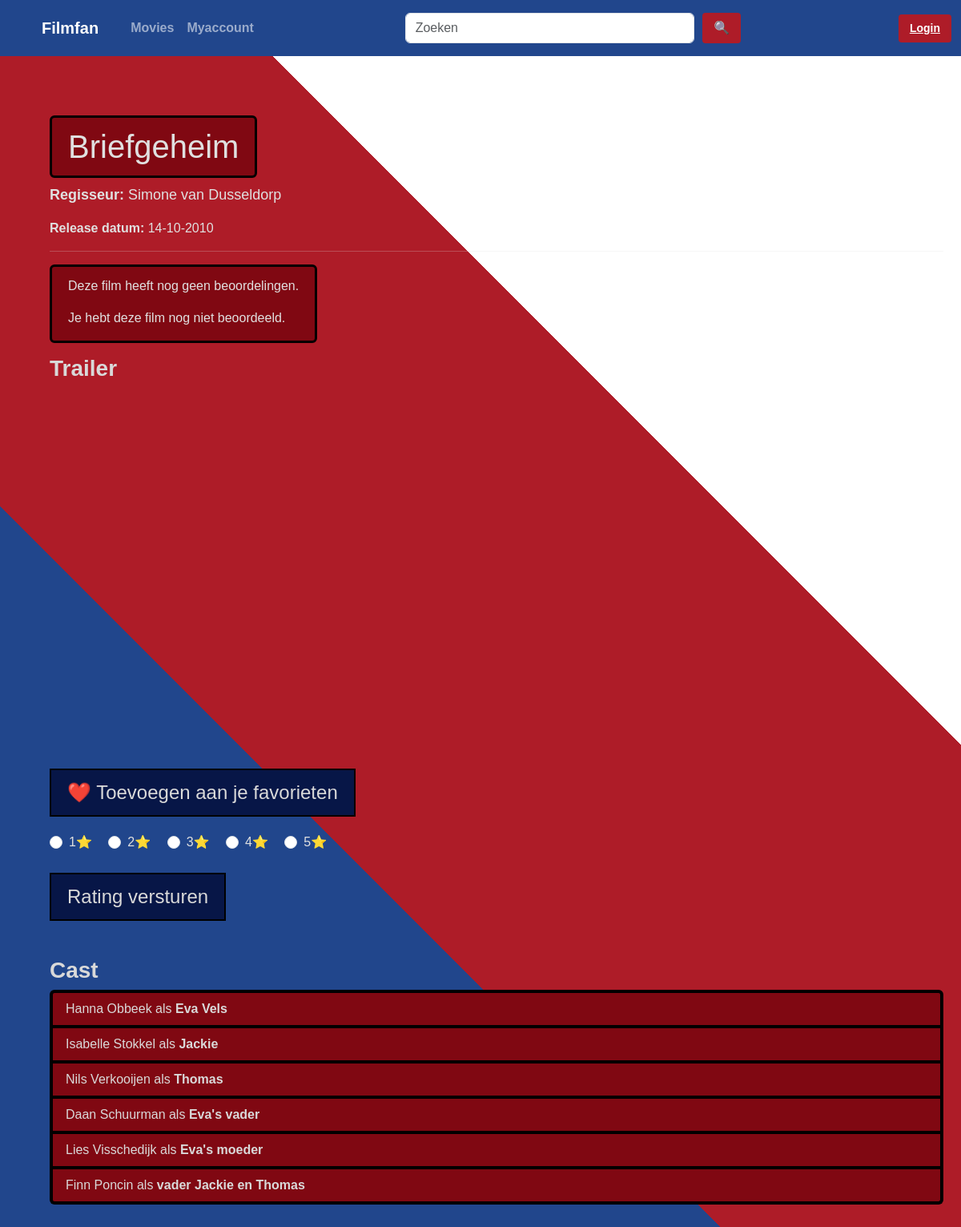
The app's page /film/14 with its own data.
### app/models.py (models this page shows, shortened)
class Film(db.Model):
    id: Mapped[int] = mapped_column(primary_key=True)
    title: Mapped[str] = mapped_column(Text)
    regisseur_id: Mapped[int] = mapped_column(ForeignKey("regisseur.id"))
    release_datum: Mapped[date] = mapped_column(Date, nullable=False)
    trailer_url: Mapped[str] = mapped_column(Text, nullable=False)
    regisseur = relationship("Regisseur", back_populates="films")
    rollen = relationship("Rol", back_populates="film")
    favorite_links = relationship("Favorite", back_populates="film")
    ratings = relationship("Rating", back_populates="film")

class Regisseur(db.Model):
    id: Mapped[int] = mapped_column(primary_key=True)
    voornaam: Mapped[str] = mapped_column(Text)
    achternaam: Mapped[str] = mapped_column(Text)
    films = relationship("Film", back_populates="regisseur")

class Rol(db.Model):
    id: Mapped[int] = mapped_column(primary_key=True)
    acteur_id: Mapped[int] = mapped_column(ForeignKey("acteur.id"))
    film_id: Mapped[int] = mapped_column(ForeignKey("film.id"))
    personage: Mapped[str] = mapped_column(Text)
    acteur = relationship("Acteur", back_populates="rollen")
    film = relationship("Film", back_populates="rollen")

class Acteur(db.Model):
    id: Mapped[int] = mapped_column(primary_key=True)
    voornaam: Mapped[str] = mapped_column(Text)
    achternaam: Mapped[str] = mapped_column(Text)
    rollen = relationship("Rol", back_populates="acteur")

### app/views/main.py (the view)
@bp.route("/film/<int:film_id>")
def film_pagina(film_id):
    film = Film.query.get_or_404(film_id)
    regisseur = Regisseur.query.get(film.regisseur_id)
    rollen = Rol.query.filter_by(film_id=film_id).all()
    rollen_met_acteurs = []
    for rol in rollen:
        acteur = Acteur.query.get(rol.acteur_id)
        rollen_met_acteurs.append({
            "personage": rol.personage,
            "acteur": acteur
        })
    query_avg = db.select(db.func.avg(Rating.value)).where(Rating.film_id == film_id)
    avg_result = db.session.execute(query_avg).scalar()
    average_rating = round(avg_result, 1) if avg_result else None
    user_id = session.get("user_id")
    query_user = db.select(Rating.value).where(Rating.film_id == film_id).where(Rating.user_id == user_id)
    user_rating = db.session.execute(query_user).scalar_one_or_none()
    return render_template(
        "film.html",
        film=film,
        regisseur=regisseur,
        rollen=rollen_met_acteurs,
        average_rating=average_rating,
        user_rating=user_rating
    )

### app/templates/film.html (shortened to what this page needs)
{% extends "template.html" %}
{% block stylesheet %}
<link rel="stylesheet" href="{{ url_for ('static', filename='css/template.css') }}">
<link rel="stylesheet" href="{{ url_for('static', filename='css/film.css') }}">
{% endblock %}
{% block content %}
<div class="container mt-4">
    <h1 class="jumbotron">{{ film.title}}</h1>
    <p class="film-info">
        <strong>Regisseur:</strong>
        {{ regisseur.voornaam }} {{ regisseur.achternaam }}
    </p>
    <p>
        <strong>Release datum:</strong>
        {{ film.release_datum.strftime("%d-%m-%Y") }}
    </p>
    <hr>
    <div class="jumbotron" id = "padding-lowered">
        {% if average_rating %}
        <p>Gemiddelde beoordeling: <strong>{{ average_rating }}</strong> ⭐</p>
        {% else %}
        <p>Deze film heeft nog geen beoordelingen.</p>
        {% endif %}
        {% if user_rating %}
        <p>Jouw beoordeling: <strong>{{ user_rating }}</strong> ⭐</p>
        {% else %}
        <p>Je hebt deze film nog niet beoordeeld.</p>
        {% endif %}
    </div>
    <h3> <strong>Trailer</strong> </h3>
    <div style="max-width: 800px;">
        <div class="ratio ratio-16x9 mb-4">
            <iframe src="https://www.youtube.com/embed/{{ film.trailer_url }}" allowfullscreen>
            </iframe>
        </div>
    </div>
    <form action="/favorite/{{ film.id }}" method="POST">
        <button type="submit" class="favorite-btn">
            ❤️ Toevoegen aan je favorieten
        </button>
    </form>
    <div class="review-rating">
        <form action="/review/{{ film.id }}" method="POST">
            <div class="form-check form-check-inline">
                <input class="form-check-input" type="radio" name="rating" id="star1" value="1">
                <label class="form-check-label" for="star1">1⭐</label>
            </div>
            <div class="form-check form-check-inline">
                <input class="form-check-input" type="radio" name="rating" id="star2" value="2">
                <label class="form-check-label" for="star2">2⭐</label>
            </div>
            <div class="form-check form-check-inline">
                <input class="form-check-input" type="radio" name="rating" id="star3" value="3">
                <label class="form-check-label" for="star3">3⭐</label>
            </div>
            <div class="form-check form-check-inline">
                <input class="form-check-input" type="radio" name="rating" id="star4" value="4">
                <label class="form-check-label" for="star4">4⭐</label>
            </div>
            <div class="form-check form-check-inline">
                <input class="form-check-input" type="radio" name="rating" id="star5" value="5">
                <label class="form-check-label" for="star5">5⭐</label>
            </div>
            <br>
            <br>
            <button type="submit" class="send-btn"> Rating versturen </button>
        </form>
    </div>
    <h3 class="cast-titel">Cast</h3>
    <ul class="list-group">
        {% for rol in rollen %}
        <li class="list-group-item">
            {{ rol.acteur.voornaam }} {{ rol.acteur.achternaam }}
            als <strong>{{ rol.personage }}</strong>
        </li>
        {% endfor %}
    </ul>
</div>
{% endblock %}

### app/templates/template.html (shortened to what this page needs)
<!DOCTYPE html>
<html lang="nl">
<head>
    <link href="https://cdn.jsdelivr.net/npm/bootstrap@5.3.8/dist/css/bootstrap.min.css" rel="stylesheet"
>
    {%block stylesheet%}{%endblock%}
</head>
<body>
    <nav class="navbar navbar-expand-lg navbar-dark navbar-color">
        <div class="container-fluid">
            <a class="navbar-brand fw-bold navbar-padding-left white-home" href="/">Filmfan</a>
            <div class="collapse navbar-collapse" id="mainMenu">
                <div class="navbar-nav ms-3">
                    <a class="nav-link fw-bold" href="/movies">Movies</a>
                    <a class="nav-link fw-bold" href="/myaccount">Myaccount</a>
                </div>
                <form class="d-flex search-form mx-lg-auto my-2" role="search" method="GET" action="/search">
                    <input id="searchinput" name="query" class="form-control search-size" type="search"
                        placeholder="Zoeken">
                    <button class="btn custom-button" type="submit">🔍</button>
                </form>
                <div class="d-flex align-items-center ms-lg-3 mt-2 mt-lg-0">
                    {% if session.get("user_id") %}
                    <a href="/logout" class="login-button">Uitloggen</a>
                    {% else %}
                    <a href="/login" class="login-button">Login</a>
                    {% endif %}
                </div>
            </div>
        </div>
    </nav>
    <div class="content">
        {% block content %}
        {% endblock %}
    </div>
</body>
</html>

### app/static/css/template.css (style rules this page uses)
body { background: linear-gradient(45deg, #21468C 33%, #AE1C28 33%, #AE1C28 66%, #FFFFFF 66%); color: #E0E0E0; font-family: Arial, sans-serif; background-size: cover; background-position: center center; background-attachment: fixed; min-height: 100vh; }
.navbar-color { background-color: #21468C; }
.navbar-padding-left { padding-left: 40px; }
.custom-button { background-color: #AE1C28; color: white; border: none; padding: 6px 14px; margin-left: 10px; border-radius: 4px; font-weight: 600; }
.login-button { background-color: #AE1C28; color: white; border: none; padding: 6px 14px; border-radius: 4px; font-weight: bold; height: 35px !important; font-family: Arial, Helvetica, sans-serif; font-size: 14px; line-height: 1; display: inline-flex; align-items: center; justify-content: center; }
.search-size { max-width: 500px; width: 100%; }
.content { padding-left: 40px; padding-top: 50px; }
a { color:#d9d9d9; }
.list-group-item { background-color: #800812; color: #d9d9d9; border-color: #000000; border-width: 4px; }
.jumbotron { background-color: #800812; padding: 12px 20px; display: inline-block; border-radius: 6px; border: 3px solid #000000; }
.search-form { width: 40%; }

### app/static/css/film.css (style rules this page uses)
h3 { color: #d9d9d9; }
.cast-titel { color: #d9d9d9; font-weight: bold; margin-top: 25px; }
.film-info { font-size: 18px; }
.favorite-btn { background-color: #071647; cursor: pointer; color: #d9d9d9; font-size: 24px; border: 2px solid black; padding: 10px 20px; margin-bottom: 20px; }
.send-btn { background-color: #071647; cursor: pointer; color: #d9d9d9; font-size: 24px; border: 2px solid black; padding: 10px 20px; margin-bottom: 20px; }
#padding-lowered { padding-bottom: 0px; margin-bottom: 15px }
.list-group { padding-bottom:30px; }

### records on screen
Film: title "Briefgeheim", release_datum "14-10-2010"
Regisseur: voornaam "Simone", achternaam "van Dusseldorp"
Rol: acteur.voornaam "Hanna", acteur.achternaam "Obbeek", personage "Eva Vels"
Rol: acteur.voornaam "Isabelle", acteur.achternaam "Stokkel", personage "Jackie"
Rol: acteur.voornaam "Nils", acteur.achternaam "Verkooijen", personage "Thomas"
Rol: acteur.voornaam "Daan", acteur.achternaam "Schuurman", personage "Eva's vader"
Rol: acteur.voornaam "Lies", acteur.achternaam "Visschedijk", personage "Eva's moeder"
Rol: acteur.voornaam "Finn", acteur.achternaam "Poncin", personage "vader Jackie en Thomas"
